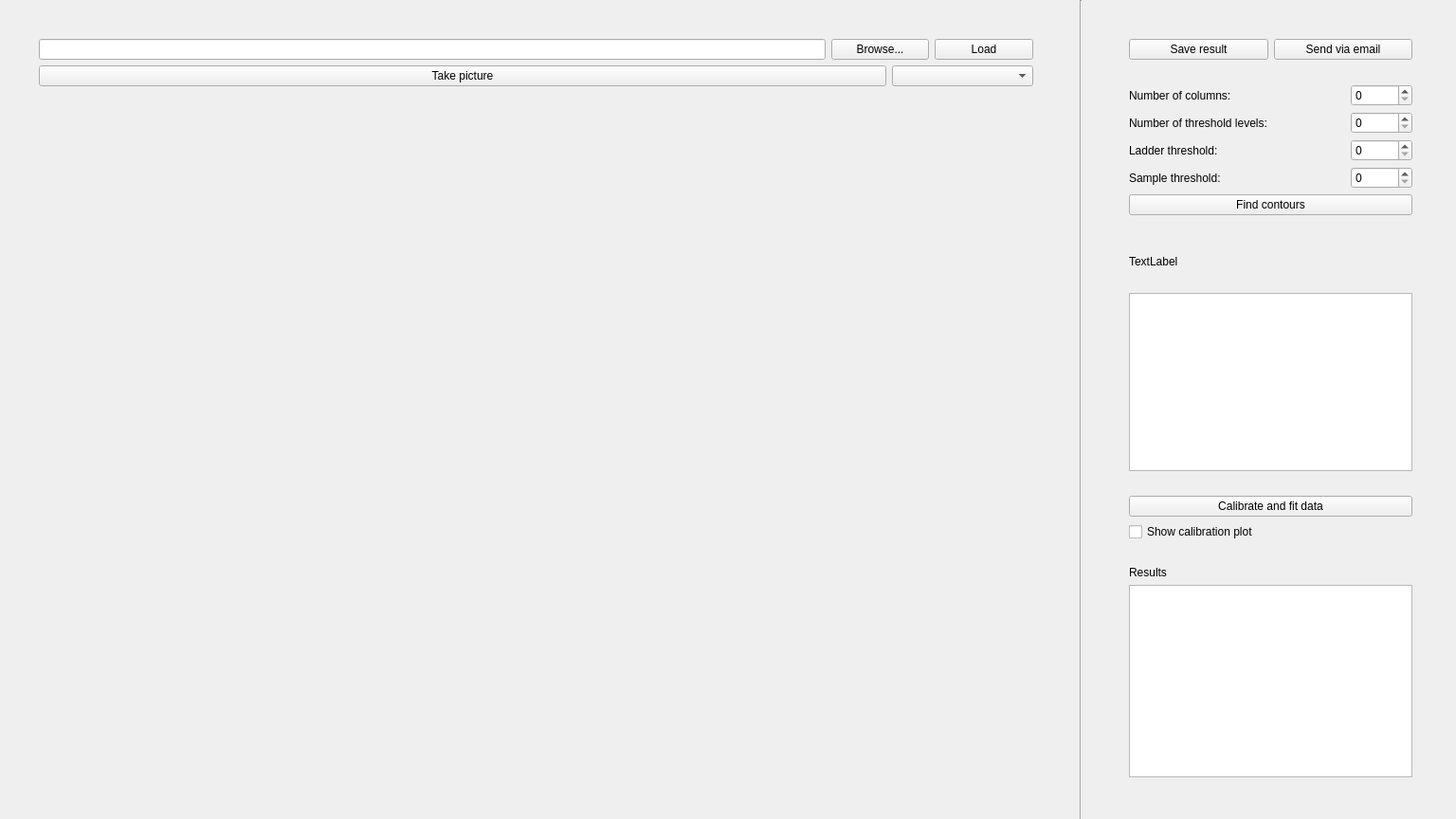
<?xml version="1.0" encoding="UTF-8"?>
<ui version="4.0">
 <class>Widget</class>
 <widget class="QWidget" name="Widget">
  <property name="geometry">
   <rect>
    <x>0</x>
    <y>0</y>
    <width>1536</width>
    <height>864</height>
   </rect>
  </property>
  <property name="windowTitle">
   <string>Widget</string>
  </property>
  <widget class="QWidget" name="layoutWidget">
   <property name="geometry">
    <rect>
     <x>30</x>
     <y>30</y>
     <width>1071</width>
     <height>801</height>
    </rect>
   </property>
   <layout class="QVBoxLayout" name="verticalLayout" stretch="1,0,0,15">
    <item>
     <layout class="QHBoxLayout" name="horizontalLayout" stretch="8,1,1">
      <item>
       <widget class="QLineEdit" name="lineEdit"/>
      </item>
      <item>
       <widget class="QPushButton" name="selectFile">
        <property name="text">
         <string>Browse...</string>
        </property>
       </widget>
      </item>
      <item>
       <widget class="QPushButton" name="loadImage">
        <property name="text">
         <string>Load</string>
        </property>
       </widget>
      </item>
     </layout>
    </item>
    <item>
     <layout class="QHBoxLayout" name="horizontalLayout_5" stretch="6,1">
      <item>
       <widget class="QPushButton" name="takePicture">
        <property name="text">
         <string>Take picture</string>
        </property>
       </widget>
      </item>
      <item>
       <widget class="QComboBox" name="whiteBalance"/>
      </item>
     </layout>
    </item>
    <item>
     <spacer name="verticalSpacer_2">
      <property name="orientation">
       <enum>Qt::Vertical</enum>
      </property>
      <property name="sizeHint" stdset="0">
       <size>
        <width>20</width>
        <height>40</height>
       </size>
      </property>
     </spacer>
    </item>
    <item>
     <widget class="QLabel" name="picture">
      <property name="text">
       <string/>
      </property>
     </widget>
    </item>
   </layout>
  </widget>
  <widget class="Line" name="line">
   <property name="geometry">
    <rect>
     <x>1130</x>
     <y>0</y>
     <width>20</width>
     <height>871</height>
    </rect>
   </property>
   <property name="orientation">
    <enum>Qt::Vertical</enum>
   </property>
  </widget>
  <widget class="QWidget" name="layoutWidget">
   <property name="geometry">
    <rect>
     <x>1180</x>
     <y>30</y>
     <width>321</width>
     <height>801</height>
    </rect>
   </property>
   <layout class="QVBoxLayout" name="verticalLayout_6" stretch="0,0,1,5,0,0,3">
    <item>
     <layout class="QHBoxLayout" name="horizontalLayout_3">
      <item>
       <widget class="QPushButton" name="saveImage">
        <property name="text">
         <string>Save result</string>
        </property>
       </widget>
      </item>
      <item>
       <widget class="QPushButton" name="sendEmail">
        <property name="text">
         <string>Send via email</string>
        </property>
       </widget>
      </item>
     </layout>
    </item>
    <item>
     <spacer name="horizontalSpacer">
      <property name="orientation">
       <enum>Qt::Horizontal</enum>
      </property>
      <property name="sizeHint" stdset="0">
       <size>
        <width>40</width>
        <height>20</height>
       </size>
      </property>
     </spacer>
    </item>
    <item>
     <layout class="QVBoxLayout" name="verticalLayout_4" stretch="0,0,0,0">
      <item>
       <layout class="QHBoxLayout" name="horizontalLayout_2" stretch="7,2">
        <item>
         <layout class="QVBoxLayout" name="verticalLayout_2" stretch="0,0,0,0">
          <item>
           <widget class="QLabel" name="label">
            <property name="text">
             <string>Number of columns:</string>
            </property>
           </widget>
          </item>
          <item>
           <widget class="QLabel" name="label_4">
            <property name="text">
             <string>Number of threshold levels:</string>
            </property>
           </widget>
          </item>
          <item>
           <widget class="QLabel" name="label_5">
            <property name="text">
             <string>Ladder threshold:</string>
            </property>
           </widget>
          </item>
          <item>
           <widget class="QLabel" name="label_6">
            <property name="text">
             <string>Sample threshold:</string>
            </property>
           </widget>
          </item>
         </layout>
        </item>
        <item>
         <layout class="QVBoxLayout" name="verticalLayout_3">
          <item>
           <widget class="QSpinBox" name="columns"/>
          </item>
          <item>
           <widget class="QSpinBox" name="colours"/>
          </item>
          <item>
           <widget class="QSpinBox" name="ladderThreshold"/>
          </item>
          <item>
           <widget class="QSpinBox" name="sampleThreshold"/>
          </item>
         </layout>
        </item>
       </layout>
      </item>
      <item>
       <spacer name="verticalSpacer">
        <property name="orientation">
         <enum>Qt::Vertical</enum>
        </property>
        <property name="sizeHint" stdset="0">
         <size>
          <width>20</width>
          <height>40</height>
         </size>
        </property>
       </spacer>
      </item>
      <item>
       <widget class="QPushButton" name="findContours">
        <property name="text">
         <string>Find contours</string>
        </property>
       </widget>
      </item>
      <item>
       <spacer name="verticalSpacer_3">
        <property name="orientation">
         <enum>Qt::Vertical</enum>
        </property>
        <property name="sizeHint" stdset="0">
         <size>
          <width>20</width>
          <height>40</height>
         </size>
        </property>
       </spacer>
      </item>
     </layout>
    </item>
    <item>
     <layout class="QVBoxLayout" name="verticalLayout_5">
      <item>
       <spacer name="verticalSpacer_4">
        <property name="orientation">
         <enum>Qt::Vertical</enum>
        </property>
        <property name="sizeHint" stdset="0">
         <size>
          <width>20</width>
          <height>40</height>
         </size>
        </property>
       </spacer>
      </item>
      <item>
       <widget class="QLabel" name="calibrationText">
        <property name="text">
         <string>TextLabel</string>
        </property>
       </widget>
      </item>
      <item>
       <widget class="QLabel" name="calibrationHelpText">
        <property name="text">
         <string/>
        </property>
       </widget>
      </item>
      <item>
       <widget class="QPlainTextEdit" name="plainTextEdit"/>
      </item>
      <item>
       <widget class="QLabel" name="warningMessage">
        <property name="text">
         <string/>
        </property>
       </widget>
      </item>
      <item>
       <widget class="QPushButton" name="calibrate">
        <property name="text">
         <string>Calibrate and fit data</string>
        </property>
       </widget>
      </item>
      <item>
       <widget class="QCheckBox" name="checkBox">
        <property name="text">
         <string>Show calibration plot</string>
        </property>
       </widget>
      </item>
     </layout>
    </item>
    <item>
     <spacer name="verticalSpacer_6">
      <property name="orientation">
       <enum>Qt::Vertical</enum>
      </property>
      <property name="sizeHint" stdset="0">
       <size>
        <width>20</width>
        <height>20</height>
       </size>
      </property>
     </spacer>
    </item>
    <item>
     <widget class="QLabel" name="label_2">
      <property name="text">
       <string>Results</string>
      </property>
     </widget>
    </item>
    <item>
     <widget class="QTableView" name="results"/>
    </item>
   </layout>
  </widget>
 </widget>
 <layoutdefault spacing="6" margin="11"/>
 <resources/>
 <connections/>
</ui>
